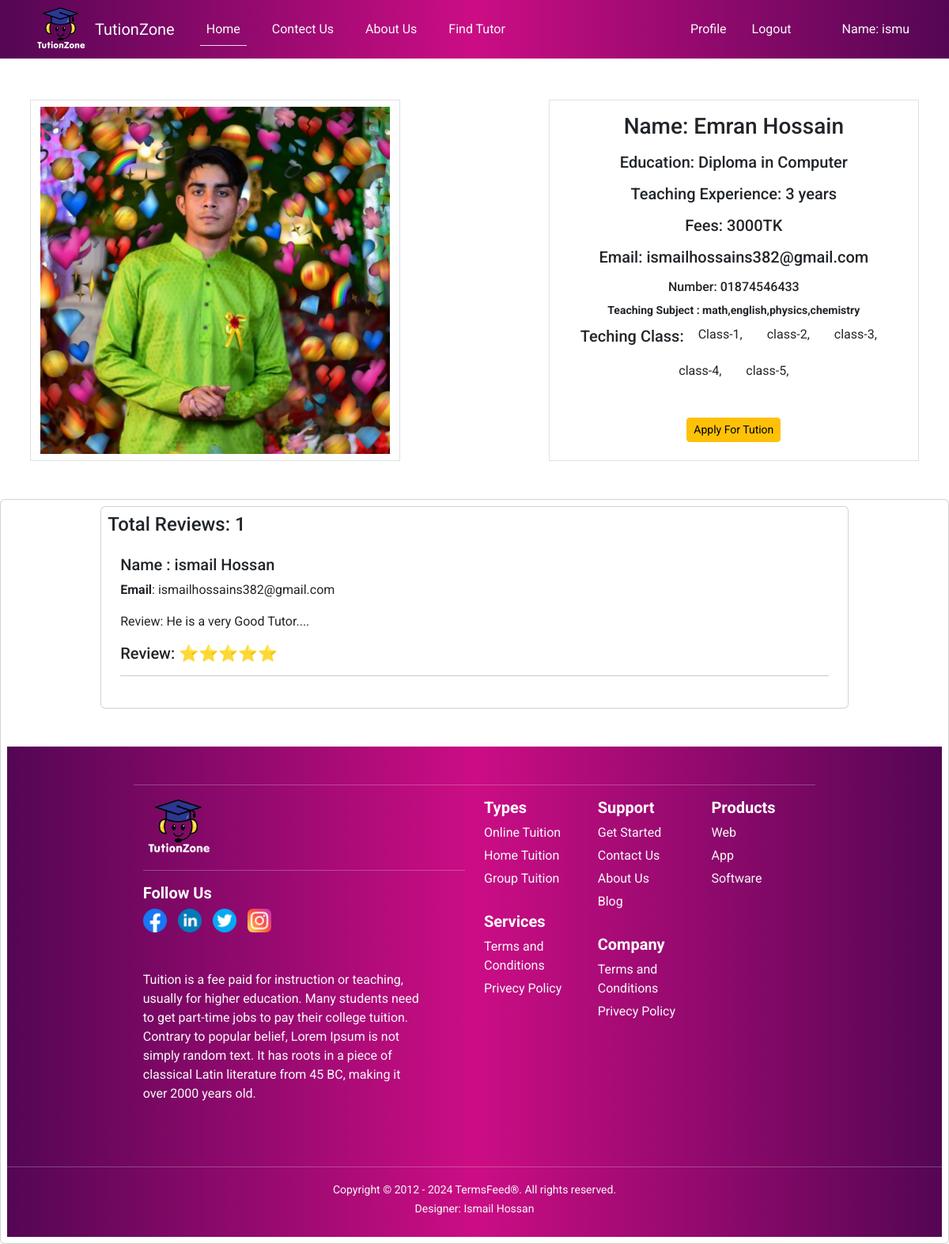
The page /tution/details/6/ (signed in) on the database its author committed.
### tution/models.py (models this page shows, shortened)
class AddTutors(models.Model):
    user = models.ForeignKey(User,on_delete =models.CASCADE,related_name ='tutor')
    name =models.CharField(max_length=50)
    image = models.ImageField(upload_to="tution/image/")
    class_category = models.ManyToManyField(CategoryByClasses)
    education = models.CharField(max_length=100)
    teaching_experience = models.CharField(max_length =20)
    fee =models.CharField(max_length=10)
    subject = models.CharField(max_length=50)
    number =models.CharField(max_length=12)

class Review(models.Model):
    tutors = models.ForeignKey(AddTutors ,on_delete =  models.CASCADE, related_name='reviews')
    body = models.TextField()
    name= models.CharField(max_length=100)
    email = models.EmailField()
    created_date = models.DateTimeField(auto_now_add=True)
    rating = models.CharField(choices = STARCHOICES ,max_length =10)

### categorybyclasses/models.py (models this page shows, shortened)
class CategoryByClasses(models.Model):
    name = models.CharField(max_length =30)
    slug = models.SlugField(max_length =40)

### tution/views.py (the view)
# urls.py: path('details/<int:id>/',views.tutorDetails, name='details'),
def tutorDetails(request,id):
    tutors =AddTutors.objects.get(pk=id)
    review = tutors.reviews.all()
    return render(request,'tutor_detail/details.html',{'tution':tutors ,"review":review})

### tution/templates/tutor_detail/details.html (shortened to what this page needs)
{% extends "base.html" %}
{% block content %}
{% load static %}
{% load crispy_forms_tags %}
 <div class="container text-center mb-5">
    <div class="row g-2 justify-content-between  mt-5">
      <div class="col-5 border">
        <div class="p-2">
            <img style="" src="{{ tution.image.url }}" class="card-img-top" alt="car-image">
        </div>
      </div>
      <div class="col-5 border">
        <div class="p-2">
            <h3 class="card-title p-2">Name: {{ tution.name}}</h3>
            <h3 class="card-title h5 p-2">Education: {{ tution.education}}</h3>
            <h5 class="card-title p-2">Teaching Experience: {{ tution.teaching_experience}}</h5>
            <h5 class="card-title p-2">Fees: {{ tution.fee}}TK</h5>
            <h5 class="card-title p-2">Email: {{ tution.user.email}}</h5>
            <h6 class="card-title p-2">Number: {{ tution.number}}</h6>
            <small> <b> Teaching Subject : {{tution.subject}} </b></small>
            <br>
            <h5>Teching Class:
              {% for category in tution.class_category.all %}
              <a class='btn h6 '>{{category.name}},</a>
              {% endfor %}
            </h5>
            {% if request.user.is_authenticated %}
                <a href="{% url 'applyfortution' tution.id %}" class="btn btn-sm mx-2 btn-warning">Apply For Tution</a>
            {% endif %}
        </div>
      </div>
    </div>
  </div>
<div  class="card  p-2">
  <div style="width:80%; margin:auto;" class="card  p-2">
      <h4>Total Reviews: {{ review|length }}</h4>
      <div class="card-body">
        {% for rev in review %}
          <h5>Name : {{rev.name}}   </h5>
          <p><b>Email</b>: {{rev.email}}</p>
          <p>Review: {{rev.body}}</p>
          <h5>Review: {{rev.rating}}</h5>
          <hr>
        {% endfor %}
      </div>
  </div>
{% endblock content %}

### templates/base.html (shortened to what this page needs)
<!doctype html>
<html lang="en">
    <head>
        {% load static %}
        <link href="https://cdn.jsdelivr.net/npm/swiffy-slider@1.6.0/dist/css/swiffy-slider.min.css" rel="stylesheet">
        <link
            href="https://cdn.jsdelivr.net/npm/bootstrap@5.3.2/dist/css/bootstrap.min.css"
            rel="stylesheet"
        />
        <link href="{% static 'style.css' %}" rel="stylesheet"/>
    </head>
    <body>
      <header class="banner" style="padding-bottom:70px">
        <nav class="navbar fixed-top navbar-expand-lg text-light"   >
          <div class="container">
            <img class=" text-light" width="70px" src="{% static 'logos.png'%}" alt="logo" />
            <a class="navbar-brand text-light ms-2" href="{% url 'homepage' %}">TutionZone</a>
            <div class="collapse navbar-collapse" id="navbarSupportedContent">
              <ul class="navbar-nav me-auto mb-2 mb-lg-0">
                <li class="nav-item">
                  <a class="nav-link text-light border-bottom ms-3" href="{% url 'homepage' %}">Home</a>
                </li>
                <li class="nav-item">
                  <a class="nav-link text-light p-2 ms-4" href="{% url 'contect_us' %}">Contect Us</a>
                </li>
                <li class="nav-item">
                  <a class="nav-link text-light p-2 ms-4" href="{% url 'about_us' %}">About Us</a>
                </li>
                <li class="nav-item">
                  <a class="nav-link text-light p-2 ms-4" href="{% url 'find_tutor' %}">Find Tutor</a>
                </li>
              </ul>
            </div>
            <ul class="navbar-nav me-auto mb-2 mb-lg-0">
              {% if user.is_authenticated %}
              <li class="nav-item me-3">
                  <a class="nav-link  text-light" aria-current="page" href="{% url 'profile'%}">Profile</a>
                </li>
                <li class="nav-item">
                  <a class="nav-link text-light " href="{% url 'logout' %}">Logout</a>
                </li>
                <li class="nav-item ms-5">
                  <a class="nav-link text-light " href="{% url 'profile'%}"> Name: {{request.user.username}}</a>
                </li>
              {%endif%}
            </ul>
          </div>
      </nav>
      </header>
        {% block content %}
        {% endblock content %}
        <footer class="mt-5 mb-0 pt-5 pb-2 text-light" >
          <div class="container w-75 m-auto row">
              <hr>
              <div class="col-md-6">
                <img class="icon" width="90px" src="{% static 'logos.png'%}" alt="logo" />
                <hr>
                  <div class="icons mt-3">
                    <h3 style='font-size:20px; font-weight:bold; color:white;'>Follow Us</h3>
                      <a href="#" class="social-icon"><img class="icon" width="30px" src="{% static 'facebook1.png'%}" alt="Facebook" /></a>
                      <a href="#" class="social-icon"><img class="icon" width="30px" src="{% static 'linkedin1.png'%}" alt="LinkedIn" /></a>
                      <a href="#" class="social-icon"><img class="icon" width="30px" src="{% static 'twitter1.png'%}" alt="Twitter" /></a>
                      <a href="#" class="social-icon"><img class="icon" width="30px" src="{% static 'instagram1.png'%}" alt="Instagram" /></a>
                  </div>
                  <p class="pe-5 pb-5 pt-5">Tuition is a fee paid for instruction or teaching, usually for higher education. Many students need to get part-time jobs to pay their college tuition. Contrary to popular belief, Lorem Ipsum is not simply random text. It has roots in a piece of classical Latin literature from 45 BC, making it over 2000 years old.</p>
              </div>
              <div class="col-md-2 mb-3">
                  <h3 style='font-size:20px; font-weight:bold ;color:white;'>Types</h3>
                  <ul class="list-unstyled" >
                      <li class="footer-li">Online Tuition</li>
                      <li class="footer-li">Home Tuition</li>
                      <li class="footer-li">Group Tuition</li>
                  </ul>
                  <h3 style='font-size:20px; font-weight:bold; color:white;margin-top:30px;'>Services</h3>
                  <ul class="list-unstyled">
                      <li class="footer-li">Terms and Conditions</li>
                      <li class="footer-li">Privecy Policy</li>
                  </ul>
              </div>
              <div class="col-md-2 mb-3">
                  <h3 style='font-size:20px; font-weight:bold; color:white;'>Support</h3>
                  <ul class="list-unstyled">
                      <li class="footer-li">Get Started</li>
                      <li class="footer-li"><a class="nav-link text-light" href="{% url 'contect_us' %}">Contact Us</a></li>
                      <li class="footer-li"><a class="nav-link text-light" href="{% url 'about_us' %}">About Us</a></li>
                      <li class="footer-li">Blog</li>
                  </ul>
                  <h3 style='font-size:20px; font-weight:bold; color:white; margin-top:30px;'>Company</h3>
                  <ul class="list-unstyled">
                      <li class="footer-li">Terms and Conditions</li>
                      <li class="footer-li">Privecy Policy</li>
                  </ul>
              </div>
              <div class="col-md-2 mb-3">
                  <h3 style='font-size:20px; font-weight:bold; color:white;'>Products</h3>
                  <ul class="list-unstyled">
                      <li class="footer-li">Web</li>
                      <li class="footer-li">App</li>
                      <li class="footer-li">Software</li>
                  </ul>
              </div>
          </div>
          <hr />
          <p class="text-center mt-3">
              <small>Copyright © 2012 - 2024 TermsFeed®. All rights reserved.</small><br>
              <small>Designer: Ismail Hossan</small>
          </p>
      </footer>
    </body>
</html>

### static/style.css (style rules this page uses)
body { margin: 0; padding: 0; }
.navbar { background-color: rgba(255, 255, 255, 0.8); }

### rows shown on the page
AddTutors: image (picture), name "Emran Hossain", education "Diploma in Computer", teaching_experience "3 years", fee "3000", user.email "ismailhossains382@gmail.com", number "01874546433", subject "math,english,physics,chemistry"
CategoryByClasses: name "Class-1"
CategoryByClasses: name "class-2"
CategoryByClasses: name "class-3"
CategoryByClasses: name "class-4"
CategoryByClasses: name "class-5"
Review: name "ismail Hossan", email "ismailhossains382@gmail.com", body "He is a very Good Tutor....", rating "⭐⭐⭐⭐⭐"

### other values the page prints
{{ request.user.username }} "ismu"
{{ review|length }} "1"
